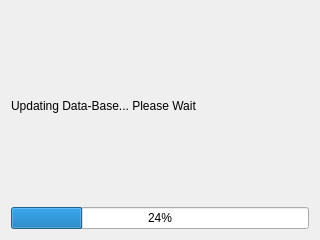
<?xml version="1.0" encoding="UTF-8"?>
<ui version="4.0">
 <class>Dialog</class>
 <widget class="QDialog" name="Dialog">
  <property name="geometry">
   <rect>
    <x>0</x>
    <y>0</y>
    <width>320</width>
    <height>240</height>
   </rect>
  </property>
  <property name="windowTitle">
   <string>Dialog</string>
  </property>
  <layout class="QVBoxLayout" name="verticalLayout">
   <item>
    <widget class="QLabel" name="Status">
     <property name="text">
      <string>Updating Data-Base... Please Wait</string>
     </property>
    </widget>
   </item>
   <item>
    <widget class="QProgressBar" name="progressBar">
     <property name="value">
      <number>24</number>
     </property>
    </widget>
   </item>
  </layout>
 </widget>
 <resources/>
 <connections/>
</ui>
